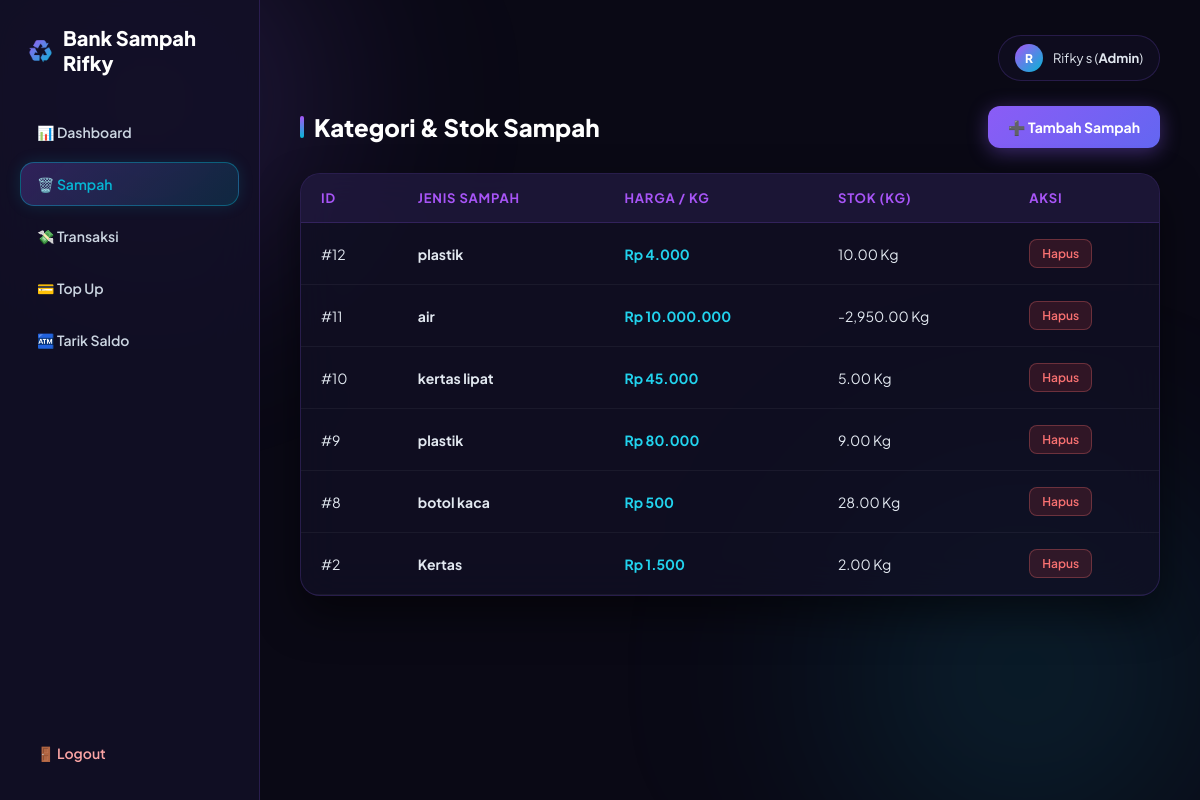
/sampah/index.php (signed in), run on the app's committed database.
### tables this page shows
CREATE TABLE `sampah` (
  `Id_sampah` int(11) NOT NULL,
  `Jenis_sampah` varchar(100) NOT NULL,
  `Harga_per_kg` decimal(15,2) NOT NULL,
  `stok_kg` decimal(10,2) NOT NULL DEFAULT 0.00
);

### auth.php (called while the page is built, shortened)
<?php
function current_role(): string { return $_SESSION["role"] ?? ""; }
function can(string $permission): bool {
    return in_array($permission, PERMISSIONS[current_role()] ?? [], true);
}
function e($s): string { return htmlspecialchars((string) $s, ENT_QUOTES, "UTF-8"); }
function rupiah($n): string { return "Rp " . number_format((float) $n, 0, ",", "."); }
require_once __DIR__ . "/layout.php";

### sampah/index.php (the view, shortened to what this page needs)
<?php
require "../auth.php";
$data = mysqli_query($koneksi, "SELECT * FROM sampah ORDER BY Id_sampah DESC");
layout_start("Data Sampah", "sampah");
?>
        <div class="header-action">
            <h2>Kategori & Stok Sampah</h2>
            <a class="btn-tambah" href="tambah.php">➕ Tambah Sampah</a>
        </div>
        <div class="table-card">
            <table>
                <thead>
                    <tr><th>ID</th><th>Jenis Sampah</th><th>Harga / Kg</th><th>Stok (Kg)</th><th>Aksi</th></tr>
                </thead>
                <tbody>
                    <?php while ($row = mysqli_fetch_assoc($data)): ?>
                    <tr>
                        <td>#<?= e($row["Id_sampah"]) ?></td>
                        <td><strong><?= e($row["Jenis_sampah"]) ?></strong></td>
                        <td style="color: #22d3ee; font-weight: 700;"><?= rupiah($row["Harga_per_kg"]) ?></td>
                        <td><?= number_format($row["stok_kg"], 2) ?> Kg</td>
                        <td>
                            <a class="btn-hapus" href="hapus.php?id=<?= (int) $row["Id_sampah"] ?>" onclick="return confirm('Hapus sampah ini?')">Hapus</a>
                        </td>
                    </tr>
                    <?php endwhile; ?>
                </tbody>
            </table>
        </div>
<?php layout_end(); ?>

### layout.php (shortened to what this page needs)
<?php
function layout_start(string $title, string $active = ""): void
{
    $menu = [
        "dashboard"   => ["📊 Dashboard", "index.php"],
        "sampah"      => ["🗑️ Sampah", "sampah/index.php"],
        "transaksi"   => ["💸 Transaksi", "transaksi/index.php"],
        "top_up"      => ["💳 Top Up", "top_up/index.php"],
        "tarik_saldo" => ["🏧 Tarik Saldo", "tarik_saldo/index.php"],
    ];
    $nama  = $_SESSION["nama"] ?? "";
    $role  = $_SESSION["role"] ?? "user";
    ?>
<!DOCTYPE html>
<html lang="id">
<head>
    <link rel="stylesheet" href="<?= BASE_URL ?>assets/style.css">
</head>
<body>
    <div class="bg-glow-1"></div>
    <div class="bg-glow-2"></div>
    <div class="sidebar">
        <div>
            <div class="brand"><span>♻️</span> Bank Sampah Rifky</div>
            <div class="menu-list">
                <?php foreach ($menu as $key => [$label, $url]): ?>
                    <?php if (can($key)): ?>
                        <a href="<?= BASE_URL . $url ?>" class="menu-item<?= $key === $active ? " active" : "" ?>"><?= $label ?></a>
                    <?php endif; ?>
                <?php endforeach; ?>
            </div>
        </div>
        <a href="<?= BASE_URL ?>logout.php" class="menu-item logout">🚪 Logout</a>
    </div>
    <div class="main-wrapper">
        <div class="top-user-bar">
            <div class="user-badge">
                <div class="user-avatar"><?= e(strtoupper(substr($nama, 0, 1))) ?></div>
                <span><?= e($nama) ?> (<strong><?= e(ucfirst($role)) ?></strong>)</span>
            </div>
        </div>
<?php
}
function layout_end(): void
{
    echo "    </div>\n</body>\n</html>";
}

### assets/style.css (style rules this page uses)
* { box-sizing: border-box; margin: 0; padding: 0; }
body { font-family: 'Plus Jakarta Sans', sans-serif; min-height: 100vh; background-color: #0a0915; color: #f1f5f9; display: flex; overflow-x: hidden; }
.bg-glow-1 { position: fixed; width: 500px; height: 500px; background: radial-gradient(circle, rgba(139, 92, 246, 0.25) 0%, transparent 70%); top: -150px; left: -100px; filter: blur(90px); border-radius: 50%; pointer-events: none; z-index: 0; }
.bg-glow-2 { position: fixed; width: 550px; height: 550px; background: radial-gradient(circle, rgba(6, 182, 212, 0.18) 0%, transparent 70%); bottom: -150px; right: -100px; filter: blur(100px); border-radius: 50%; pointer-events: none; z-index: 0; }
.sidebar { width: 260px; background: rgba(18, 16, 38, 0.85); backdrop-filter: blur(25px); border-right: 1px solid rgba(139, 92, 246, 0.2); padding: 25px 20px; display: flex; flex-direction: column; justify-content: space-between; min-height: 100vh; position: fixed; z-index: 100; }
.brand { font-size: 20px; font-weight: 800; color: #ffffff; display: flex; align-items: center; gap: 10px; margin-bottom: 35px; padding: 0 8px; }
.brand span { background: linear-gradient(135deg, #a855f7, #06b6d4); -webkit-background-clip: text; -webkit-text-fill-color: transparent; }
.menu-list { display: flex; flex-direction: column; gap: 8px; }
.menu-item { display: flex; align-items: center; gap: 12px; color: #cbd5e1; text-decoration: none; padding: 12px 16px; border-radius: 14px; font-size: 14px; font-weight: 600; transition: all 0.25s ease; border: 1px solid transparent; }
.menu-item.active { background: linear-gradient(135deg, rgba(139, 92, 246, 0.25), rgba(6, 182, 212, 0.15)); color: #06b6d4; border-color: rgba(6, 182, 212, 0.4); box-shadow: 0 0 15px rgba(6, 182, 212, 0.15); }
.menu-item.logout { color: #fca5a5; margin-top: auto; }
.main-wrapper { margin-left: 260px; flex: 1; padding: 35px 40px; position: relative; z-index: 10; }
.top-user-bar { display: flex; justify-content: flex-end; align-items: center; margin-bottom: 25px; }
.user-badge { display: flex; align-items: center; gap: 10px; background: rgba(18, 16, 38, 0.6); border: 1px solid rgba(139, 92, 246, 0.2); padding: 8px 16px; border-radius: 30px; font-size: 13px; color: #e2e8f0; }
.user-avatar { width: 28px; height: 28px; border-radius: 50%; background: linear-gradient(135deg, #a855f7, #06b6d4); display: flex; align-items: center; justify-content: center; font-weight: 800; font-size: 12px; color: #fff; }
.header-action { display: flex; justify-content: space-between; align-items: center; margin-bottom: 25px; flex-wrap: wrap; gap: 15px; }
h2 { font-size: 24px; font-weight: 800; color: #ffffff; display: flex; align-items: center; gap: 10px; }
h2::before { content: ''; display: inline-block; width: 4px; height: 22px; background: linear-gradient(to bottom, #a855f7, #06b6d4); border-radius: 4px; }
.btn-tambah { display: inline-flex; align-items: center; gap: 6px; background: linear-gradient(135deg, #8b5cf6 0%, #6366f1 100%); color: #ffffff; text-decoration: none; padding: 12px 20px; border-radius: 12px; font-size: 14px; font-weight: 700; box-shadow: 0 4px 20px rgba(139, 92, 246, 0.4); transition: all 0.25s ease; }
.table-card { background: rgba(18, 16, 38, 0.7); backdrop-filter: blur(20px); border: 1px solid rgba(139, 92, 246, 0.2); border-radius: 20px; overflow: hidden; box-shadow: 0 20px 40px rgba(0, 0, 0, 0.5); }
table { width: 100%; border-collapse: collapse; text-align: left; }
th, td { padding: 16px 20px; }
th { background: rgba(139, 92, 246, 0.1); color: #a855f7; font-size: 13px; font-weight: 700; text-transform: uppercase; letter-spacing: 0.8px; border-bottom: 1px solid rgba(139, 92, 246, 0.2); }
td { color: #e2e8f0; font-size: 14px; border-bottom: 1px solid rgba(255, 255, 255, 0.05); }
.btn-setuju, .btn-tolak, .btn-hapus { display: inline-block; padding: 6px 12px; border-radius: 8px; font-size: 12px; font-weight: 600; font-family: inherit; text-decoration: none; cursor: pointer; transition: all 0.2s ease; }
.btn-hapus { background: rgba(239, 68, 68, 0.15); border: 1px solid rgba(248, 113, 113, 0.3); color: #f87171; }

### data on the page
sampah: Id_sampah "12", Jenis_sampah "plastik", Harga_per_kg "Rp 4.000", stok_kg "10.00"
sampah: Id_sampah "11", Jenis_sampah "air", Harga_per_kg "Rp 10.000.000", stok_kg "-2,950.00"
sampah: Id_sampah "10", Jenis_sampah "kertas lipat", Harga_per_kg "Rp 45.000", stok_kg "5.00"
sampah: Id_sampah "9", Jenis_sampah "plastik", Harga_per_kg "Rp 80.000", stok_kg "9.00"
sampah: Id_sampah "8", Jenis_sampah "botol kaca", Harga_per_kg "Rp 500", stok_kg "28.00"
sampah: Id_sampah "2", Jenis_sampah "Kertas", Harga_per_kg "Rp 1.500", stok_kg "2.00"

### other printed values
$label "📊 Dashboard"
$label "🗑️ Sampah"
$label "💸 Transaksi"
$label "💳 Top Up"
$label "🏧 Tarik Saldo"
substr($nama, 0, 1) "R"
$nama "Rifky s"
$role "Admin"
